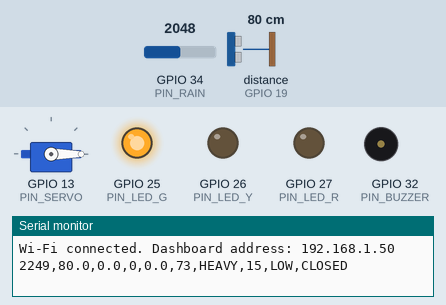
Simulated run of this sketch. Board: ESP32. Shown: servo, output pins drawn as LEDs (lit = HIGH), buzzer (waves = sounding, pin HIGH), the last lines printed to the serial monitor. Wiring (inferred from the names in the program): ultrasonic range finder: trigger GPIO 18; echo GPIO 19. The test bench sets the inputs (shaded band); at power-on: distance to the obstacle (sensor on GPIO 19) 80 cm, GPIO 34 (PIN_RAIN) = 2048. The echo pulse lasts 58.3 µs per cm; WiFi joins after 1.5 s; servers stay silent unless stated; uploads are accepted with an empty reply; pins used as bus, display or sensor lines are not drawn.

Above: at 2.9 s.
3.0 s: distance to the obstacle (sensor on GPIO 19) set to 51 cm
5.2 s: distance to the obstacle (sensor on GPIO 19) set to 44 cm
At 7.0 s:
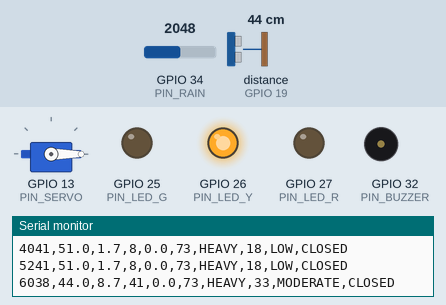
7.5 s: distance to the obstacle (sensor on GPIO 19) set to 34 cm
At 8.4 s:
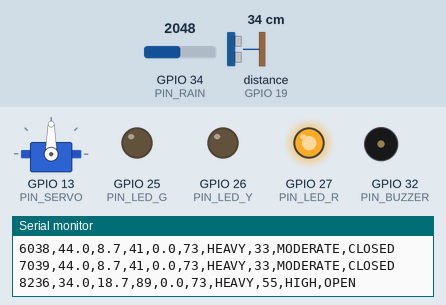
9.5 s: GPIO 34 (PIN_RAIN) set to 2182
12.5 s: distance to the obstacle (sensor on GPIO 19) set to 48 cm
At 13.6 s:
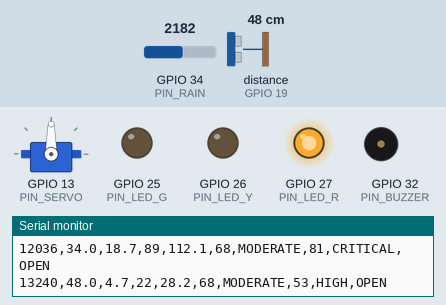
14.5 s: GPIO 34 (PIN_RAIN) set to 1228
At 17.1 s:
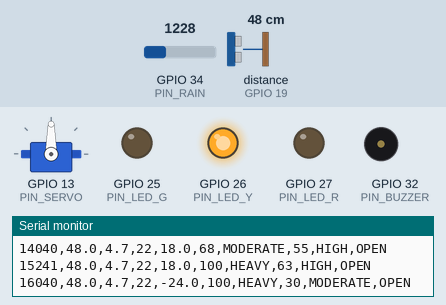
Timing chart, 0 to 18.5 s (numbered marks = the images above; inputs shaded):
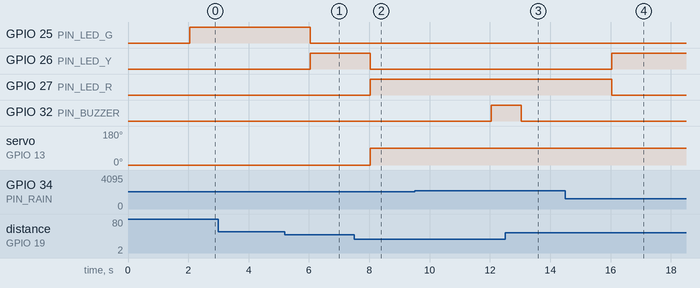

The sketch:

esp32.ino
```cpp
/*
  AquaSentinel V1.2 - ESP32 flood-risk node + Wi-Fi data endpoint + Flask upload
  Sense -> Understand -> Predict -> Decide -> Act

  Board   : ESP32 Dev Module (Arduino core)
  Library : ESP32Servo (Library Manager). WiFi, WebServer, ESPmDNS, HTTPClient come with the ESP32 core.

  The ESP32 joins the Wi-Fi below and:
    - serves the latest reading as JSON at http://<ESP32-IP>/data   (dashboard "ESP32 direct")
    - sends every reading to the Flask server at SERVER_URL         (dashboard "Server (Flask)")

  If Wi-Fi or the server fails, the node still runs offline: LEDs, buzzer, gate and Serial log all work.
*/

#include <WiFi.h>
#include <WebServer.h>
#include <ESPmDNS.h>
#include <ESP32Servo.h>
#include <HTTPClient.h>   // NEW: to send readings to Flask

// ---------------- WI-FI ----------------
// ESP32 only connects to 2.4 GHz networks. Set the hotspot to 2.4 GHz if it fails.
const char* WIFI_SSID = "Your_WIFI";
const char* WIFI_PASS = "Your_PASSWORD";
const char* HOSTNAME  = "aquasentinel";

WebServer server(80);

// ---------------- FLASK SERVER (NEW) ----------------
// The laptop running `python backend/app.py`, on the SAME Wi-Fi as the ESP32.
// On the Mac run:  ipconfig getifaddr en0   and put that IP below.
const char* SERVER_URL = "http://<YOUR_SERVER_IP>:5001/api/reading";
const char* DEVICE_ID  = "AquaSentinel-01";
const unsigned long POST_MS       = 2000;   // send a reading every 2 s
const unsigned long POST_RETRY_MS = 10000;  // if the server is down, try again every 10 s
unsigned long lastPost = 0;
bool lastPostOk = true;

// ---------------- PINS ----------------
const int PIN_TRIG   = 18;  // Ultrasonic TRIG
const int PIN_ECHO   = 19;  // Ultrasonic ECHO (through 10k / 20k-22k divider)
const int PIN_RAIN   = 34;  // Rain sensor AO (ADC1 - keeps working with Wi-Fi on)
const int PIN_SERVO  = 13;  // SG90 signal
const int PIN_LED_G  = 25;  // Green  = Low
const int PIN_LED_Y  = 26;  // Yellow = Moderate
const int PIN_LED_R  = 27;  // Red    = High / Critical
const int PIN_BUZZER = 32;  // Active buzzer

// ---------------- CALIBRATION ----------------
// Distance from the sensor face to the EMPTY tank bottom, in cm.
const float SENSOR_TO_BOTTOM_CM = 52.7;

// Water depth that counts as 100% (tank "flood" level), in cm.
const float MAX_LEVEL_CM = 21;

// Rise rate that earns the full rise-rate score, in cm per minute.
const float MAX_RISE_CM_PER_MIN = 5;

// Rain sensor raw ADC values (dry board / fully wet board).
const int RAIN_ADC_DRY = 4095;
const int RAIN_ADC_WET = 1300;

// Servo angles for the gate.
const int GATE_CLOSED_DEG = 0;
const int GATE_OPEN_DEG   = 90;

// ---------------- TIMING ----------------
const unsigned long SAMPLE_MS = 1000;  // one full reading per second
const int HISTORY = 10;                // rise rate is measured over 10 samples

// ---------------- RISK WEIGHTS (sum = 100) ----------------
const float W_LEVEL = 45.0;
const float W_RISE  = 25.0;
const float W_RAIN  = 20.0;
const float W_TREND = 10.0;

// ---------------- STATE ----------------
enum RiskLevel { RISK_LOW, RISK_MODERATE, RISK_HIGH, RISK_CRITICAL };
const char* RISK_NAMES[] = { "LOW", "MODERATE", "HIGH", "CRITICAL" };
const char* RAIN_NAMES[] = { "NO RAIN", "LIGHT", "MODERATE", "HEAVY" };

Servo gate;
bool gateOpen = false;

float history[HISTORY];
int   histIndex = 0;
int   histCount = 0;

float lastLevelCm = 0.0;   // last valid water depth
int   risingCount = 0;     // consecutive samples with a rising trend
unsigned long lastSample = 0;

// Latest reading, sent to the dashboard by /data
bool          haveReading = false;
unsigned long curMs = 0;
float curDistance = -1, curLevelCm = 0, curLevelPct = 0, curRise = 0, curRainPct = 0, curScore = 0;
int   curRainClass = 0;
RiskLevel curRisk = RISK_LOW;

// ---------------- SENSE ----------------

// One ultrasonic ping. Returns distance in cm, or -1 if no echo.
float pingCm() {
  digitalWrite(PIN_TRIG, LOW);
  delayMicroseconds(2);
  digitalWrite(PIN_TRIG, HIGH);
  delayMicroseconds(20);
  digitalWrite(PIN_TRIG, LOW);

  unsigned long us = pulseIn(PIN_ECHO, HIGH, 30000UL);  // 30 ms timeout
  if (us == 0) return -1.0;
  return us * 0.0343 / 2.0;  // speed of sound ~343 m/s at ~20 C
}

// Median of 5 pings. Rejects single bad readings.
float readDistanceCm() {
  float v[5];
  int n = 0;
  for (int i = 0; i < 5; i++) {
    float d = pingCm();
    if (d > 0) v[n++] = d;
    delay(60);  // let the previous echo die out
  }
  if (n == 0) return -1.0;

  for (int i = 0; i < n - 1; i++) {
    for (int j = i + 1; j < n; j++) {
      if (v[j] < v[i]) { float t = v[i]; v[i] = v[j]; v[j] = t; }
    }
  }
  return v[n / 2];
}

// Rain intensity as 0-100 %.
float readRainPct() {
  long sum = 0;
  for (int i = 0; i < 8; i++) sum += analogRead(PIN_RAIN);
  int raw = sum / 8;

  float pct = 100.0 * (RAIN_ADC_DRY - raw) / (float)(RAIN_ADC_DRY - RAIN_ADC_WET);
  return constrain(pct, 0.0, 100.0);
}

int classifyRain(float pct) {
  if (pct < 10) return 0;  // No rain
  if (pct < 40) return 1;  // Light
  if (pct < 70) return 2;  // Moderate
  return 3;                // Heavy
}

// ---------------- UNDERSTAND ----------------

// Rise rate in cm/min, comparing now against the reading HISTORY samples ago.
float updateRiseRate(float levelCm) {
  float rate = 0.0;
  if (histCount == HISTORY) {
    float oldest = history[histIndex];
    float minutes = (HISTORY * SAMPLE_MS) / 60000.0;
    rate = (levelCm - oldest) / minutes;
  }
  history[histIndex] = levelCm;
  histIndex = (histIndex + 1) % HISTORY;
  if (histCount < HISTORY) histCount++;
  return rate;
}

// ---------------- PREDICT ----------------

float computeRisk(float levelPct, float riseRate, float rainPct) {
  float levelScore = constrain(levelPct, 0.0, 100.0) / 100.0 * W_LEVEL;
  float riseScore  = constrain(riseRate, 0.0, MAX_RISE_CM_PER_MIN) / MAX_RISE_CM_PER_MIN * W_RISE;
  float rainScore  = rainPct / 100.0 * W_RAIN;
  float trendScore = min(risingCount, 5) / 5.0 * W_TREND;

  float score = levelScore + riseScore + rainScore + trendScore;

  // Safety floor: a nearly full tank is dangerous even if it is stable.
  if (levelPct >= 90) score = max(score, 75.0f);
  else if (levelPct >= 75) score = max(score, 50.0f);

  return constrain(score, 0.0, 100.0);
}

// ---------------- DECIDE ----------------

RiskLevel classifyRisk(float score) {
  if (score < 25) return RISK_LOW;
  if (score < 50) return RISK_MODERATE;
  if (score < 75) return RISK_HIGH;
  return RISK_CRITICAL;
}

// ---------------- ACT ----------------

void applyOutputs(RiskLevel level) {
  digitalWrite(PIN_LED_G, level == RISK_LOW);
  digitalWrite(PIN_LED_Y, level == RISK_MODERATE);
  digitalWrite(PIN_LED_R, level >= RISK_HIGH);
  digitalWrite(PIN_BUZZER, level == RISK_CRITICAL);

  // Gate opens at HIGH, and only closes again once risk is back to LOW.
  if (!gateOpen && level >= RISK_HIGH) {
    gate.write(GATE_OPEN_DEG);
    gateOpen = true;
  } else if (gateOpen && level == RISK_LOW) {
    gate.write(GATE_CLOSED_DEG);
    gateOpen = false;
  }
}

// ---------------- SEND TO FLASK (NEW) ----------------
// Converts to the units the Flask server expects:
//   water_level : % of flood mark, 0-100
//   rise_rate   : % of flood mark per minute (sketch measures cm/min)
//   rain        : 0-1 (sketch measures 0-100 %)
// This node has no temperature/humidity sensor; 25 C / 60 % add 0 risk points.
void postToServer(float levelPct, float riseCmPerMin, float rainPct) {
  if (WiFi.status() != WL_CONNECTED) return;
  unsigned long wait = lastPostOk ? POST_MS : POST_RETRY_MS;
  if (millis() - lastPost < wait) return;
  lastPost = millis();

  float pct     = constrain(levelPct, 0.0, 100.0);
  float risePct = riseCmPerMin / MAX_LEVEL_CM * 100.0;

  char body[220];
  snprintf(body, sizeof(body),
    "{\"water_level\":%.2f,\"rise_rate\":%.2f,\"rain\":%.2f,"
    "\"temperature\":25,\"humidity\":60,\"source\":\"LIVE\",\"device_id\":\"%s\"}",
    pct, risePct, rainPct / 100.0, DEVICE_ID);

  HTTPClient http;
  http.setConnectTimeout(800);   // short, so the sensor loop is never held up for long
  http.setTimeout(1000);
  http.begin(SERVER_URL);
  http.addHeader("Content-Type", "application/json");
  int code = http.POST((uint8_t*)body, strlen(body));
  http.end();

  bool ok = (code == 200);
  if (ok != lastPostOk) {        // print only when it changes, so the CSV log stays clean
    Serial.print(ok ? "# server OK: " : "# server POST failed, code ");
    Serial.println(ok ? SERVER_URL : String(code));
  }
  lastPostOk = ok;
}

// ---------------- WEB ----------------

void sendCors() {
  server.sendHeader("Access-Control-Allow-Origin", "*");   // lets the dashboard on the laptop read it
  server.sendHeader("Cache-Control", "no-store");
}

void handleData() {
  char buf[360];
  snprintf(buf, sizeof(buf),
    "{\"ok\":%s,\"ms\":%lu,\"distance\":%.1f,\"level_cm\":%.2f,\"level_pct\":%.1f,"
    "\"rise\":%.2f,\"rain_pct\":%.0f,\"rain_class\":\"%s\",\"score\":%.1f,"
    "\"risk\":\"%s\",\"gate\":\"%s\",\"rssi\":%d}",
    haveReading ? "true" : "false", curMs, curDistance, curLevelCm, curLevelPct,
    curRise, curRainPct, RAIN_NAMES[curRainClass], curScore,
    RISK_NAMES[curRisk], gateOpen ? "OPEN" : "CLOSED", (int)WiFi.RSSI());
  sendCors();
  server.send(200, "application/json", buf);
}

void handleRoot() {
  sendCors();
  server.send(200, "text/plain",
    "AquaSentinel node is running.\nLive data: /data\nOpen the dashboard on your laptop.");
}

void setupWiFi() {
  WiFi.mode(WIFI_STA);
  WiFi.setHostname(HOSTNAME);
  WiFi.setSleep(false);            // faster replies to the dashboard
  WiFi.setAutoReconnect(true);
  WiFi.begin(WIFI_SSID, WIFI_PASS);

  Serial.print("Connecting to Wi-Fi \"");
  Serial.print(WIFI_SSID);
  Serial.print("\"");
  unsigned long t0 = millis();
  while (WiFi.status() != WL_CONNECTED && millis() - t0 < 15000) {
    delay(300);
    Serial.print('.');
  }
  Serial.println();

  if (WiFi.status() == WL_CONNECTED) {
    Serial.print("Wi-Fi connected. Dashboard address: ");
    Serial.println(WiFi.localIP());
    if (MDNS.begin(HOSTNAME)) {
      MDNS.addService("http", "tcp", 80);
      Serial.println("Also try: aquasentinel.local");
    }
  } else {
    Serial.println("Wi-Fi NOT connected. Running offline; will keep retrying in the background.");
  }

  server.on("/", handleRoot);
  server.on("/data", handleData);
  server.begin();
}

// ---------------- SETUP / LOOP ----------------

void setup() {
  Serial.begin(115200);
  delay(200);

  pinMode(PIN_TRIG, OUTPUT);
  pinMode(PIN_ECHO, INPUT);
  pinMode(PIN_LED_G, OUTPUT);
  pinMode(PIN_LED_Y, OUTPUT);
  pinMode(PIN_LED_R, OUTPUT);
  pinMode(PIN_BUZZER, OUTPUT);
  digitalWrite(PIN_TRIG, LOW);
  digitalWrite(PIN_BUZZER, LOW);

  gate.setPeriodHertz(50);
  gate.attach(PIN_SERVO, 500, 2400);
  gate.write(GATE_CLOSED_DEG);

  setupWiFi();

  Serial.print("Sending readings to: ");      // NEW
  Serial.println(SERVER_URL);                 // NEW

  Serial.println("ms,distance_cm,level_cm,level_pct,rise_cm_min,rain_pct,rain_class,risk_score,risk_level,gate");
}

void loop() {
  server.handleClient();   // answer the dashboard - must stay ABOVE the timing check

  // Print the IP again whenever Wi-Fi (re)connects
  static bool wasConnected = false;
  bool connected = (WiFi.status() == WL_CONNECTED);
  if (connected && !wasConnected) {
    Serial.print("Wi-Fi connected. Dashboard address: ");
    Serial.println(WiFi.localIP());
  }
  wasConnected = connected;

  if (millis() - lastSample < SAMPLE_MS) return;
  lastSample = millis();

  // SENSE
  float distance = readDistanceCm();
  float rainPct  = readRainPct();

  // If the ultrasonic gave no echo, keep the last valid level.
  float levelCm = lastLevelCm;
  if (distance > 0) {
    levelCm = constrain(SENSOR_TO_BOTTOM_CM - distance, 0.0, SENSOR_TO_BOTTOM_CM);
    lastLevelCm = levelCm;
  }
  float levelPct = levelCm / MAX_LEVEL_CM * 100.0;

  // UNDERSTAND
  float riseRate = updateRiseRate(levelCm);
  if (riseRate > 0.5) risingCount++;
  else risingCount = 0;

  // PREDICT + DECIDE + ACT
  float score = computeRisk(levelPct, riseRate, rainPct);
  RiskLevel level = classifyRisk(score);
  applyOutputs(level);

  // Save for the dashboard
  curMs = millis();
  curDistance = distance;
  curLevelCm = levelCm;
  curLevelPct = levelPct;
  curRise = riseRate;
  curRainPct = rainPct;
  curRainClass = classifyRain(rainPct);
  curScore = score;
  curRisk = level;
  haveReading = true;

  // SEND TO FLASK (NEW) - every 2 s, skipped quietly if Wi-Fi or server is down
  postToServer(levelPct, riseRate, rainPct);

  // LOG (CSV, one line per second)
  Serial.print(millis());            Serial.print(',');
  Serial.print(distance, 1);         Serial.print(',');
  Serial.print(levelCm, 1);          Serial.print(',');
  Serial.print(levelPct, 0);         Serial.print(',');
  Serial.print(riseRate, 1);         Serial.print(',');
  Serial.print(rainPct, 0);          Serial.print(',');
  Serial.print(RAIN_NAMES[curRainClass]); Serial.print(',');
  Serial.print(score, 0);            Serial.print(',');
  Serial.print(RISK_NAMES[level]);   Serial.print(',');
  Serial.println(gateOpen ? "OPEN" : "CLOSED");
}
```

Measured:
- the behaviour switches between 48 and 47 cm on distance to the obstacle (sensor on GPIO 19) (found by bisection; images 0 and 1)
- the behaviour switches between 37 and 36 cm on distance to the obstacle (sensor on GPIO 19) (found by bisection; images 1 and 2)
- after the input at 5.2 s, GPIO 25 (PIN_LED_G): HIGH → LOW after 0.84 s; GPIO 26 (PIN_LED_Y): LOW → HIGH after 0.84 s
- after the input at 7.5 s, GPIO 26 (PIN_LED_Y): HIGH → LOW after 0.54 s; GPIO 27 (PIN_LED_R): LOW → HIGH after 0.54 s; servo on GPIO 13 (PIN_SERVO): 0° → 90° after 0.54 s
- after the input at 12.5 s, GPIO 32 (PIN_BUZZER): HIGH → LOW after 0.54 s
- after the input at 14.5 s, GPIO 25 (PIN_LED_G): stays LOW (without the input it goes to HIGH after 1.5 s); GPIO 26 (PIN_LED_Y): LOW → HIGH after 1.5 s; servo on GPIO 13 (PIN_SERVO): stays 90° (without the input it goes to 0° after 1.5 s)
